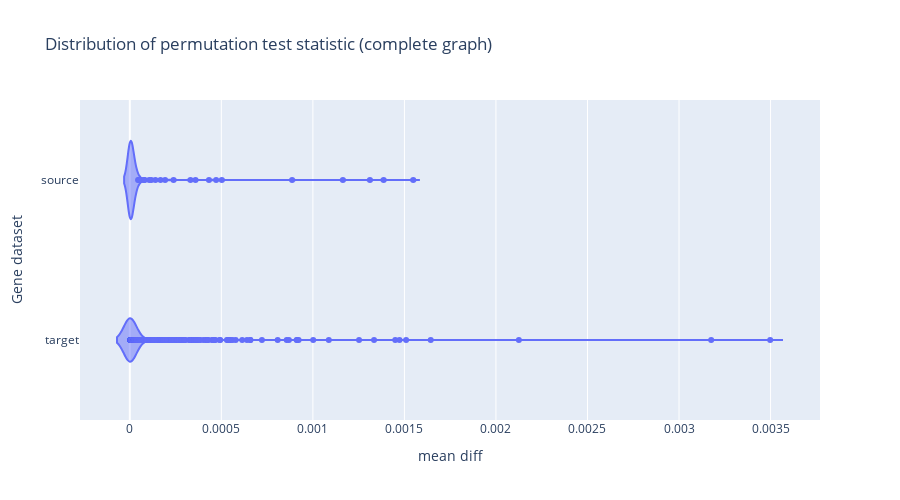

The notebook cell saved with this chart:
### Code cell
# evaluate test statistic distribution
fig = px.violin(
    {'target': target_sign.statistic, 'source': source_sign.statistic},
    orientation='h',
    title='Distribution of permutation test statistic (complete graph)',
    height=500
)
fig.update_layout(
    xaxis_title_text='mean diff',
    yaxis_title_text='Gene dataset',
)
fig.show()

### Figure 1 — Plotly figure (JSON) as saved in the notebook; plotly's stock layout.template omitted (floating-point values rounded to 4 significant figures; data arrays with more than 128 entries replaced by an {"elided": "..."} marker saying what was removed)
{"data": [{"alignmentgroup": "True", "box": {"visible": false}, "hovertemplate": "value=%{x}<br>variable=%{y}<extra></extra>", "legendgroup": "", "marker": {"color": "#636efa"}, "name": "", "offsetgroup": "", "orientation": "h", "scalegroup": "True", "showlegend": false, "type": "violin", "x": {"elided": "15216 float values"}, "x0": " ", "xaxis": "x", "y": {"elided": "15216 str values"}, "y0": " ", "yaxis": "y"}], "layout": {"height": 500, "legend": {"tracegroupgap": 0}, "title": {"text": "Distribution of permutation test statistic (complete graph)"}, "violinmode": "group", "xaxis": {"anchor": "y", "domain": [0, 1], "title": {"text": "mean diff"}}, "yaxis": {"anchor": "x", "domain": [0, 1], "title": {"text": "Gene dataset"}}}}
